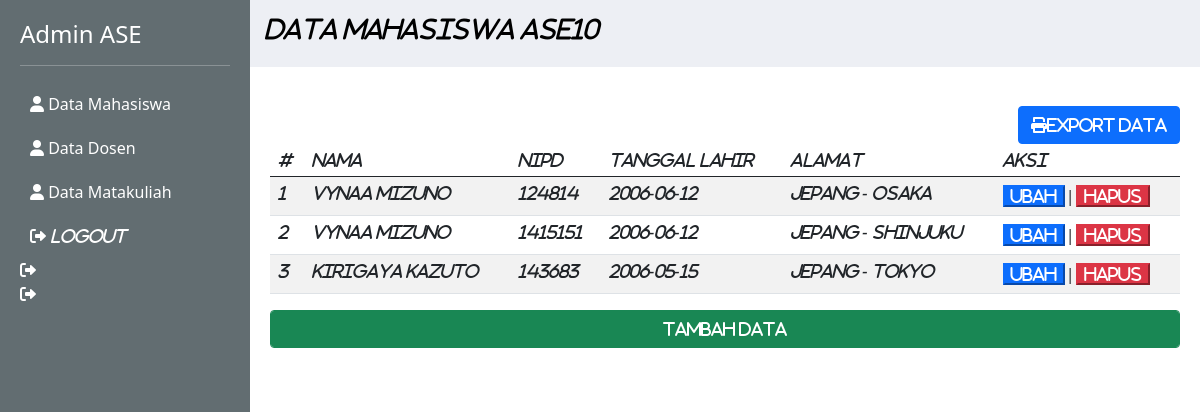
The page /viewAdmin/mhs/tampilDatamhs.php (signed in) on the database its author committed.
### tables this page shows
CREATE TABLE `menu` (
  `id` int(11) NOT NULL,
  `namaMenu` varchar(125) NOT NULL,
  `url` text NOT NULL,
  `parent_id` int(11) DEFAULT NULL,
  `created_at` timestamp NOT NULL DEFAULT current_timestamp(),
  `updated_at` timestamp NULL DEFAULT NULL
);

CREATE TABLE `mhs` (
  `Id` int(11) NOT NULL,
  `NamaMhs` varchar(50) NOT NULL,
  `NIPD` varchar(12) NOT NULL,
  `TanggalLahir` date NOT NULL,
  `Alamat` text NOT NULL,
  `PhotoProfile` text DEFAULT NULL,
  `created_at` timestamp NOT NULL DEFAULT current_timestamp(),
  `updated_at` timestamp NULL DEFAULT NULL ON UPDATE current_timestamp()
);

### viewAdmin/mhs/tampilDatamhs.php (the view, shortened to what this page needs)
    <?php
    include "../header.php";
    ?>
    <div class="header">
        <h4>Data Mahasiswa ASE10</h4>
    </div>
    <div class="content" style="margin-top: 70px;">
        <form action="cetakData.php" method="POST">
            <button type="submit" class="btn btn-primary float-end"><i class="fa fa-print"></i>Export Data</button>
        </form>
        <table class="table table-striped">
            <thead>
                <tr>
                    <th>#</th>
                    <th>Nama</th>
                    <th>NIPD</th>
                    <th>Tanggal Lahir</th>
                    <th>Alamat</th>
                    <th>Aksi</th>
                </tr>
            </thead>
            <tbody>
                <?php
                    $sql = "SELECT Id, NamaMhs, NIPD, TanggalLahir, Alamat FROM mhs";
                    $result = $conn->query($sql);
                    if ($result->num_rows > 0) {
                        $i = 1;
                        while ($row = $result->fetch_assoc()) {
                            echo "<tr>";
                            echo "<th scope='row'>".$i++."</th>";
                            echo "<td>".$row['NamaMhs']."</td>";
                            echo "<td>".$row['NIPD']."</td>";
                            echo "<td>".$row['TanggalLahir']."</td>";
                            echo "<td>".$row['Alamat']."</td>";
                            echo "<td>
                                    <a href='ubahDataMhs.php?id=".$row['Id']."'>
                                        <button class='btn-primary'>Ubah</button></a> |
                                    <a href='prosesHapus.php?id=".$row['Id']."'>
                                        <button class='btn-danger'>Hapus</button></a>
                                </td>";
                            echo "</tr>";
                        }
                    }
                ?>
            </tbody>
        </table>
        <a href="tambahDatamhs.php"><button type="button" class="form-control btn btn-success mb-3" name="submit">Tambah Data</button></a>
    </div>
<?php include "../footer.php"; ?>

### viewAdmin/header.php (shortened to what this page needs)
<?php
    include "../../koneksi.php";
?>
<!doctype html>
<html lang="en">
<head>
    <link href="https://cdn.jsdelivr.net/npm/bootstrap@5.0.2/dist/css/bootstrap.min.css" rel="stylesheet">
    <link rel="stylesheet" href="https://cdnjs.cloudflare.com/ajax/libs/font-awesome/6.0.0/css/all.min.css">
</head>
<body>
    <?php include "sidebar.php";?>

### viewAdmin/sidebar.php
<div class="sidebar">
    <h4>Admin ASE</h4>
    <hr>
    <?php
    $query = "SELECT * FROM menu";
    $result = mysqli_query($conn, $query);
        while ($row = mysqli_fetch_assoc($result)) {
            echo '<a href="'.$row['url'].'"><i class="fas fa-user"></i>
            '.$row['namaMenu'].'</a>';
        }
    ?>
    <div class="logout">
        <a href="../../auth/logout.php" class="logout-icon"><i class="fas fa-sign-out-alt"><i>
        logout</a>
    </div>
</div>

### viewAdmin/footer.php (shortened to what this page needs)
</body>
</html>

### viewAdmin/header.php (style rules this page uses)
body { display: flex; flex-direction: column; min-height: 100vh; }
.sidebar { width: 250px; min-height: 100vh; background-color: #626d71; color: white; padding: 20px; position: fixed; }
.sidebar a { color: white; display: block; padding: 10px; text-decoration: none; }
.content { margin-left: 250px; flex-grow: 1; padding: 20px; }
.header { width: 100%; background-color:rgb(237, 239, 244); color: black; padding: 15px; display: flex; justify-content: space-between; align-items: center; position: fixed; top: 0; left: 250px; right: 0; z-index: 1000; }
.logout-icon { font-size: 16px; color: red; text-decoration: none; cursor: pointer; }

### rows shown on the page
menu: namaMenu "Data Mahasiswa"
menu: namaMenu "Data Dosen"
menu: namaMenu "Data Matakuliah"
mhs: NamaMhs "Vynaa Mizuno", NIPD "124814", TanggalLahir "2006-06-12", Alamat "Jepang - Osaka"
mhs: NamaMhs "Vynaa Mizuno", NIPD "1415151", TanggalLahir "2006-06-12", Alamat "Jepang - Shinjuku"
mhs: NamaMhs "Kirigaya Kazuto", NIPD "143683", TanggalLahir "2006-05-15", Alamat "Jepang - Tokyo"
